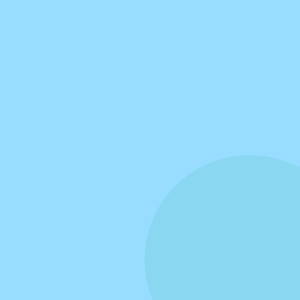
Frame 1 (no input)
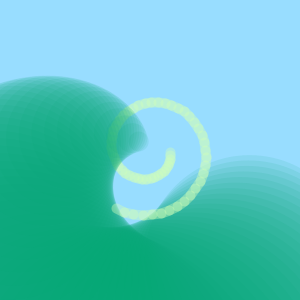
Frame 60 (the mouse pressed at the canvas centre just before this capture)
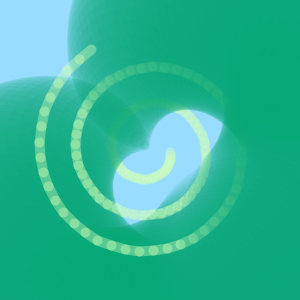
Frame 120 (the mouse held since frame 60 and released just before this capture)

The Processing sketch that drew these frames (run headless with seeded random() and noise(); from frame 60 on, the mouse is pressed at the canvas centre):

// Processing sketch: processing_112676
// ── processing_112676.pde

float angle = 0;
float counter = 0;
float s = 1;
float scaleSpeed = .05;
float radius = 150;
float midX = 150;
float midY = 150;
float angle2 = 0;
float x = 0;
float y = 0;
float sadX = -999;
float sadY = -999;
float radius2 = 20;

void setup()
{
  size (300,300);
    background(#98DDFF);
}

void draw()
{

  rectMode(CENTER);
  
  counter = counter + 0.0167;
  
  if(s > 2|| s <0)
  {
    scaleSpeed = -scaleSpeed;
  }
  
    s += scaleSpeed;
    angle += .05;
    pushMatrix();
    ellipseMode(CORNER);
    translate(width/2,height/2);
    rotate(angle);
    scale(s);
    noStroke();
    fill(#00A774,25);
    ellipse(0,0, 200,200);
    popMatrix();
 
 if (counter > 4) 
  {
  angle += .1;
  pushMatrix();
  translate(width/2,height/2);
  rotate(angle);
  stroke(#BF00FA,5);
  fill(#2B29FC,2);
  rect(0,0,100,100);
  popMatrix();
  }  

else 
  {
  smooth();
  noStroke();
  noFill();
  ellipse(midX, midY, radius * 4, radius * 4);
  

  //radius = 20;
  stroke(#D1FFB7,100);
  strokeWeight(10);

  if (angle2 > 1440)
 {
   angle2 = 0;
 }
   angle2 += 8;
  
    println("x: " + x +"y: " + y);
    radius2 += .8;
    float rad = radians(angle2);
    x = midX + (radius2 * cos(rad));
    y = midY + (radius2 * sin(rad));
    if (sadX > -999)
      {
        line(x,y,sadX,sadY);
      }
   sadX = x;
  sadY = y;

  }
}
